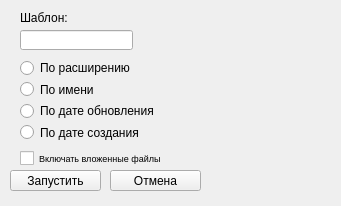
<?xml version="1.0" encoding="UTF-8"?>
<ui version="4.0">
 <class>Form</class>
 <widget class="QWidget" name="Form">
  <property name="geometry">
   <rect>
    <x>0</x>
    <y>0</y>
    <width>341</width>
    <height>206</height>
   </rect>
  </property>
  <property name="minimumSize">
   <size>
    <width>341</width>
    <height>206</height>
   </size>
  </property>
  <property name="maximumSize">
   <size>
    <width>341</width>
    <height>206</height>
   </size>
  </property>
  <property name="windowTitle">
   <string>Form</string>
  </property>
  <widget class="QLineEdit" name="lineEdit">
   <property name="geometry">
    <rect>
     <x>20</x>
     <y>30</y>
     <width>113</width>
     <height>20</height>
    </rect>
   </property>
  </widget>
  <widget class="QPushButton" name="pushButton">
   <property name="geometry">
    <rect>
     <x>10</x>
     <y>170</y>
     <width>91</width>
     <height>21</height>
    </rect>
   </property>
   <property name="text">
    <string>Запустить</string>
   </property>
  </widget>
  <widget class="QPushButton" name="pushButton_2">
   <property name="geometry">
    <rect>
     <x>110</x>
     <y>170</y>
     <width>91</width>
     <height>21</height>
    </rect>
   </property>
   <property name="text">
    <string>Отмена</string>
   </property>
  </widget>
  <widget class="QWidget" name="verticalLayoutWidget">
   <property name="geometry">
    <rect>
     <x>20</x>
     <y>60</y>
     <width>160</width>
     <height>80</height>
    </rect>
   </property>
   <layout class="QVBoxLayout" name="verticalLayout">
    <item>
     <widget class="QRadioButton" name="radioButton_2">
      <property name="text">
       <string>По расширению</string>
      </property>
     </widget>
    </item>
    <item>
     <widget class="QRadioButton" name="radioButton">
      <property name="text">
       <string>По имени</string>
      </property>
     </widget>
    </item>
    <item>
     <widget class="QRadioButton" name="radioButton_3">
      <property name="text">
       <string>По дате обновления</string>
      </property>
     </widget>
    </item>
    <item>
     <widget class="QRadioButton" name="radioButton_4">
      <property name="text">
       <string>По дате создания</string>
      </property>
     </widget>
    </item>
   </layout>
  </widget>
  <widget class="QLabel" name="label">
   <property name="geometry">
    <rect>
     <x>20</x>
     <y>10</y>
     <width>101</width>
     <height>16</height>
    </rect>
   </property>
   <property name="text">
    <string>Шаблон:</string>
   </property>
  </widget>
  <widget class="QCheckBox" name="checkBox">
   <property name="geometry">
    <rect>
     <x>20</x>
     <y>150</y>
     <width>271</width>
     <height>16</height>
    </rect>
   </property>
   <property name="font">
    <font>
     <pointsize>7</pointsize>
    </font>
   </property>
   <property name="text">
    <string>Включать вложенные файлы</string>
   </property>
  </widget>
 </widget>
 <resources/>
 <connections/>
</ui>
